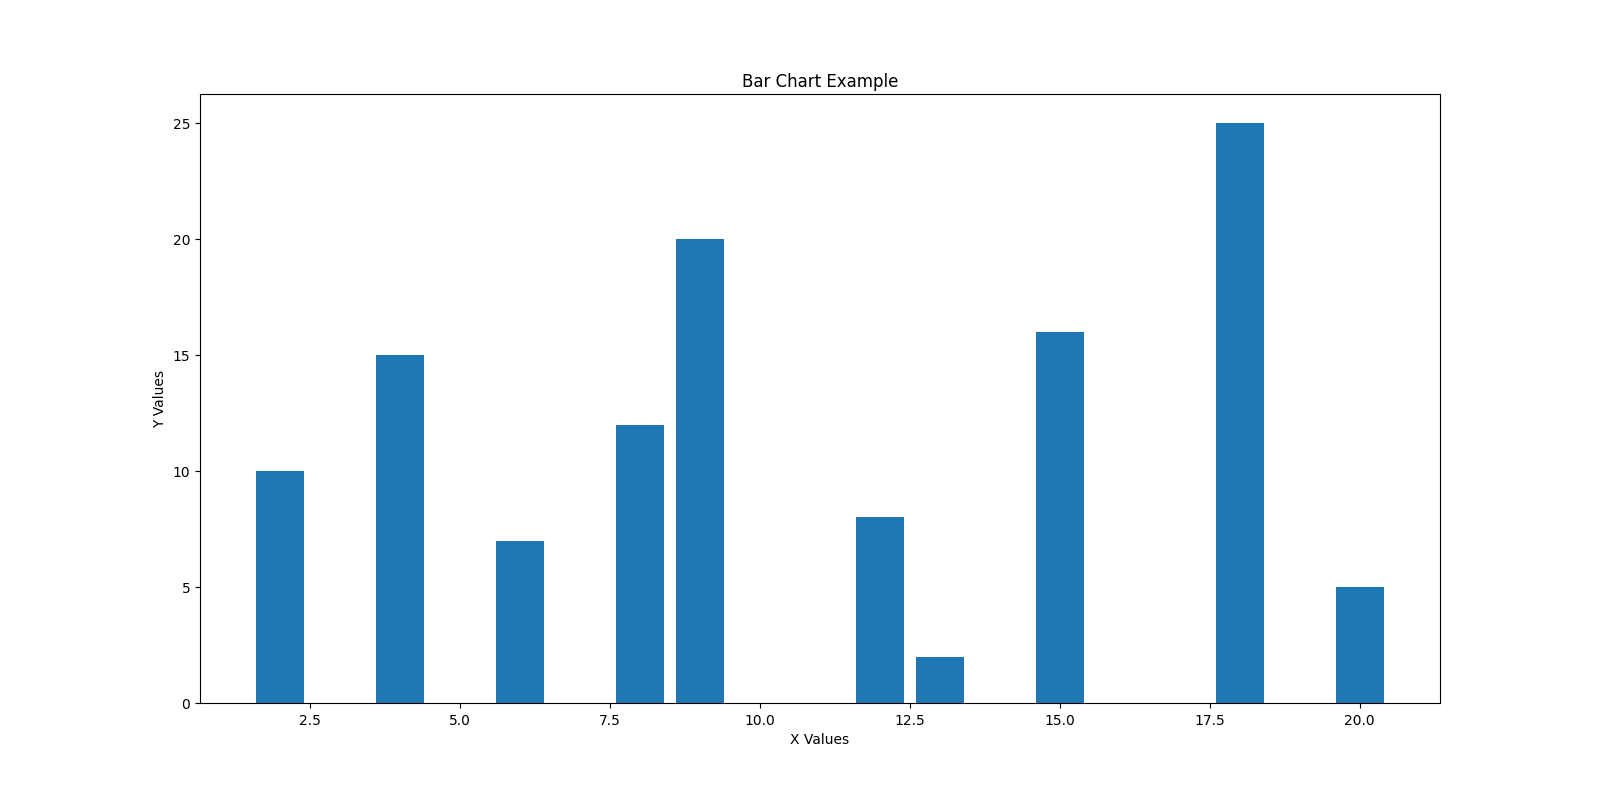

Recreate this plot in Python.
# Install libraries (if needed)
# !pip install matplotlib seaborn

import matplotlib.pyplot as plt
import seaborn as sns
import numpy as np

# Sample data
x = np.array([2, 4, 6, 8, 9, 12, 13, 15, 18, 20])
y = np.array([10, 15, 7, 12, 20, 8, 2, 16, 25, 5])

# Bar Chart
plt.figure()
plt.bar(x, y)
plt.title('Bar Chart Example')
plt.xlabel('X Values')
plt.ylabel('Y Values')
plt.show()

# Line Graph
plt.figure()
plt.plot(x, y, marker='o')
plt.title('Line Graph Example')
plt.xlabel('X Values')
plt.ylabel('Y Values')
plt.show()

# Scatter Plot
plt.figure()
sns.scatterplot(x=x, y=y)
